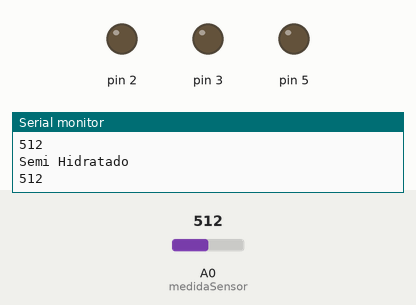
Simulated run of this sketch. Board: Arduino Uno, built with avr-gcc and run on an emulated ATmega328P. Shown: output pins drawn as LEDs (lit = HIGH), the last lines printed to the serial monitor. The inputs (shaded band) are chosen by the test bench; at power-on: A0 (medidaSensor) = 512.

Above: at 1.3 s.
1.4 s: A0 (medidaSensor) set to 490
At 2.7 s:
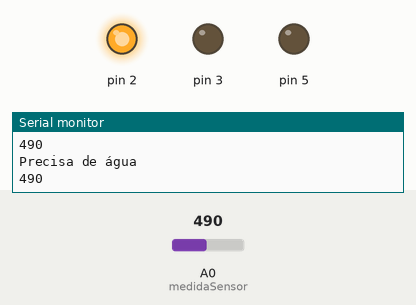
3.0 s: A0 (medidaSensor) set to 760
At 4.1 s:
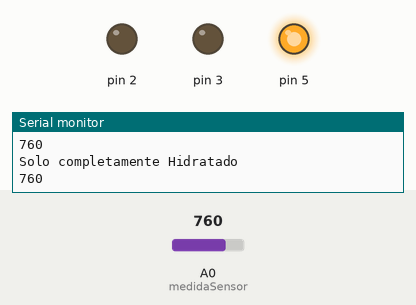
4.5 s: A0 (medidaSensor) set to 518
6.0 s: A0 (medidaSensor) set to 492
At 6.6 s:
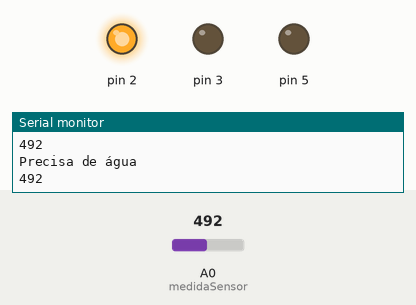
7.5 s: A0 (medidaSensor) set to 90
At 7.9 s:
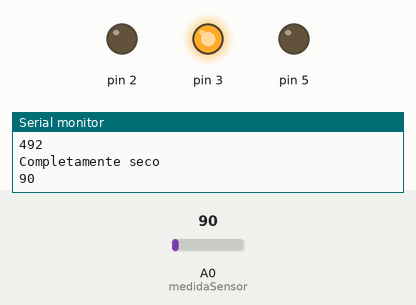
9.0 s: A0 (medidaSensor) set to 260
At 10.3 s:
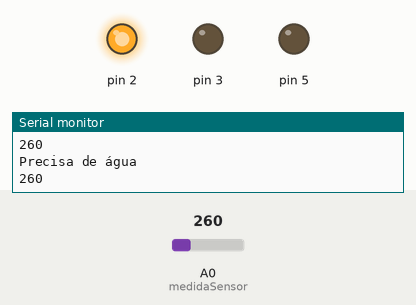
Timing chart, 0 to 11.5 s (numbered marks = the images above; inputs shaded):
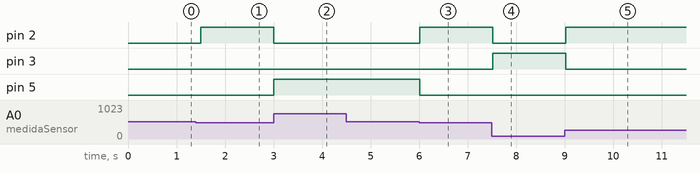

Measured:
- the behaviour switches between 500 and 499 on A0 (medidaSensor) (found by bisection; images 2 and 3)
- after the input at 1.4 s, pin 2: LOW → HIGH after 0.10 s
- after the input at 3.0 s, pin 2: HIGH → LOW at once; pin 5: LOW → HIGH at once
- after the input at 6.0 s, pin 2: LOW → HIGH at once; pin 5: HIGH → LOW at once
- after the input at 7.5 s, pin 2: HIGH → LOW at once; pin 3: LOW → HIGH at once
- after the input at 9.0 s, pin 2: LOW → HIGH at once; pin 3: HIGH → LOW at once

The sketch:

terrific_blad1.ino
```cpp
// C++ code
//
// menor que 100 completamente seco //Luz Vermelha
// entre 100 e 250 solo seco // Luz Amarela
// entre 250 e 500 presisa de agua // Luz Amarela
// entre 500 e 750 semi hidratado // Luz Amarela
// entre 750 e 1023 solo completamete  hidratado //Luz Verde


int medidaSensor = A0;

void setup(){
  Serial.begin(9600);
  pinMode(medidaSensor , INPUT);
  pinMode(3 , OUTPUT);
  pinMode(2 , OUTPUT);
  pinMode(5 , OUTPUT);

}

void loop(){
  Serial.println(analogRead(medidaSensor));
  delay(500);

  if(analogRead(medidaSensor) < 100){
  	Serial.println("Completamente seco");
    digitalWrite(3 , HIGH);
    digitalWrite(2 , LOW);
    digitalWrite(5 , LOW);

  }else if (analogRead(medidaSensor) > 100 && analogRead(medidaSensor) < 250){
  	Serial.println("Solo seco");
    digitalWrite(3 , LOW);

  }else if (analogRead(medidaSensor) > 250 && analogRead(medidaSensor) < 500){
    Serial.println("Precisa de água");
    digitalWrite(3 , LOW);
    digitalWrite(2 , HIGH);
    digitalWrite(5 , LOW);

  }else if (analogRead(medidaSensor) > 500 && analogRead(medidaSensor) < 750){
    Serial.println("Semi Hidratado");
    digitalWrite(3 , LOW);
    digitalWrite(2 , LOW);

  }else{
    Serial.println("Solo completamente Hidratado");
    digitalWrite(3 , LOW);
    digitalWrite(2 , LOW);
    digitalWrite(5 , HIGH);
  }

}


  
```
